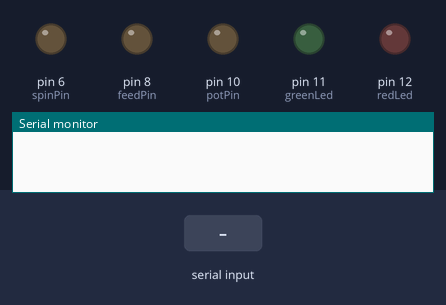
Recording of a sketch running on a simulated Arduino Uno, built with avr-gcc and run on an emulated ATmega328P. Parts: output pins drawn as LEDs (lit = HIGH), the last lines printed to the serial monitor. Inputs (shaded band) come from the test bench.

Above: at 1.2 s.
1.3 s: "30,150\n" received over Serial
At 10.4 s:
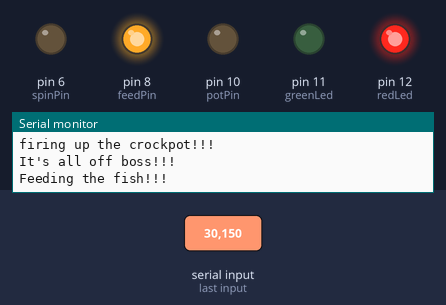
At 12.3 s:
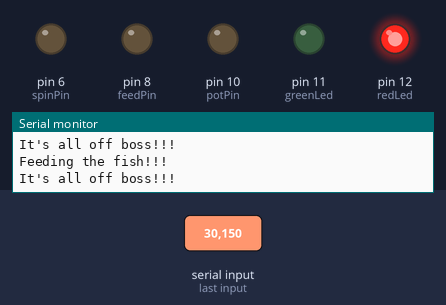
Timing chart, 0 to 13.3 s (numbered marks = the images above; inputs shaded):
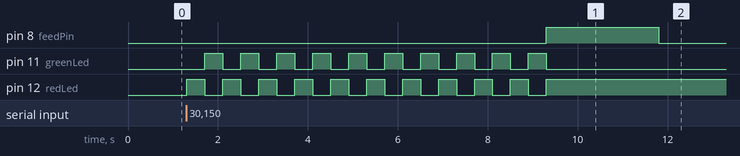

Measured:
- after the input at 1.3 s, pin 8 (feedPin): LOW → HIGH after 8.0 s, → LOW 2.5 s later; pin 11 (greenLed): alternates HIGH for 0.40 s and LOW for 0.40 s, 20 changes in all, then stays LOW, starting after 0.41 s; pin 12 (redLed): alternates HIGH for 0.40 s and LOW for 0.40 s, 21 changes in all, then stays HIGH, starting at once

The sketch:

computer_as_an_on_switch.ino
```cpp
int feedPin = 8;
int spinPin = 6;
int potPin = 10;
int redLed = 12;
int greenLed = 11;
boolean feedDay = true;
unsigned long startTimePot = 0;
unsigned long startTimeFeed = 0;
unsigned long cookTime = 18000000;
unsigned long waitTime = 72000000;


void setup()
{
  Serial.begin(9600);
  pinMode(feedPin, OUTPUT);
  pinMode(potPin, OUTPUT);
  pinMode(spinPin, OUTPUT);
  pinMode(greenLed, OUTPUT);
  pinMode(redLed, OUTPUT);
}


void loop()
{
  while (Serial.available() == 0);
  int val = Serial.read() - '0';


  if ((feedDay == true) && (val == 1))
  {
    Serial.println("Feeding the fish!!!");
    for  (int i = 0; i < 10; i++)
    {
      flash();
    }
    digitalWrite(redLed, HIGH);
    digitalWrite(greenLed, LOW);
    digitalWrite(feedPin, HIGH);
    delay(2500);
    digitalWrite(feedPin, LOW);
    feedDay = false;
    startTimeFeed = millis();
  }

   if ((millis() - startTimeFeed) > waitTime)
    {
     feedDay = true;
     digitalWrite(greenLed, HIGH);
     digitalWrite(redLed, LOW);
    }


  if (val == 2)
  {
    Serial.println("Spinning the Wheel");
    digitalWrite(spinPin, HIGH);
    delay(10000);
    digitalWrite(spinPin, LOW);
  }


  if (val == 3)
  {
    Serial.println("firing up the crockpot!!!");
    digitalWrite(potPin, HIGH);
    startTimePot = millis();
  }


   if ((potPin == HIGH) && ((millis() - startTimePot) > cookTime))
    {
    digitalWrite(potPin, LOW);
    }


   if (val == 4)
    {
     feedDay = true;
     digitalWrite(greenLed, HIGH);
     digitalWrite(redLed, LOW);
    }


  else if (val == 0)
  {
    Serial.println("It's all off boss!!!");
    digitalWrite(feedPin, LOW);
    digitalWrite(spinPin, LOW);
    digitalWrite(potPin, LOW);
  }

}

void flash()
{
    digitalWrite(redLed, HIGH);
    digitalWrite(greenLed, LOW);
    delay(400);
    digitalWrite(redLed, LOW);
    digitalWrite(greenLed, HIGH);
    delay(400);
}
```
